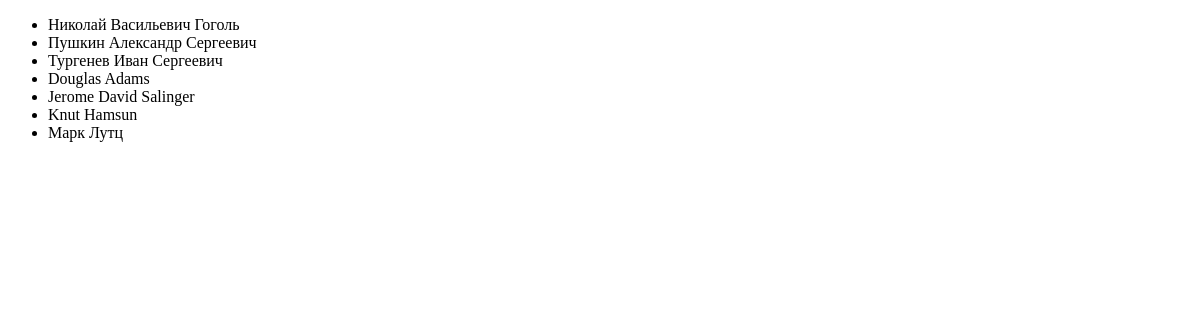
Page /authors on the earlier database version.
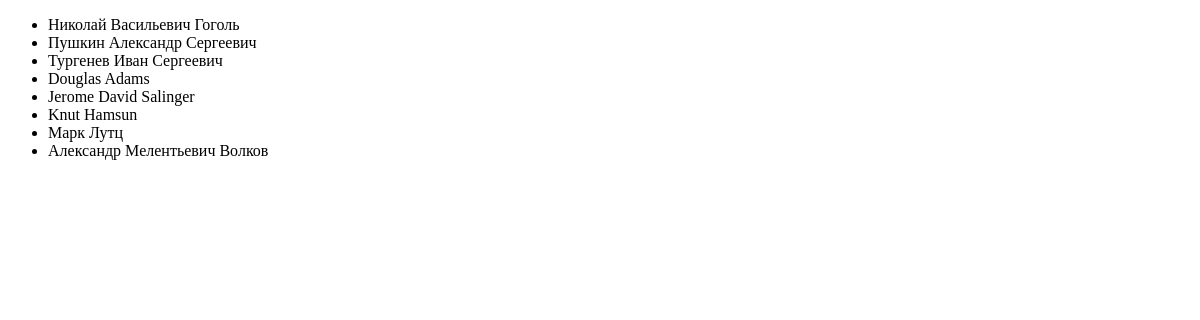
Same page on the later database version.
### p_library/models.py (models this page shows, shortened)
class Author(models.Model):
    full_name = models.TextField()
    birth_year = models.SmallIntegerField()
    country = models.CharField(max_length=2)

### p_library/views.py (the view)
# urls.py: path("authors", AuthorList.as_view(), name="author_list"),
class AuthorList(ListView):
    model = Author
    template_name = "authors_list.html"

### p_library/templates/authors_list.html (shortened to what this page needs)
<!DOCTYPE html>
<html lang="ru">
<head>
</head>
<body>
    <ul>
        {% for author in object_list %}
        <li>{{ author.full_name }}</li>
        {% endfor %}
    </ul>
</body>
</html>

Differences in the rows shown:
added Author: full_name "Александр Мелентьевич Волков"
